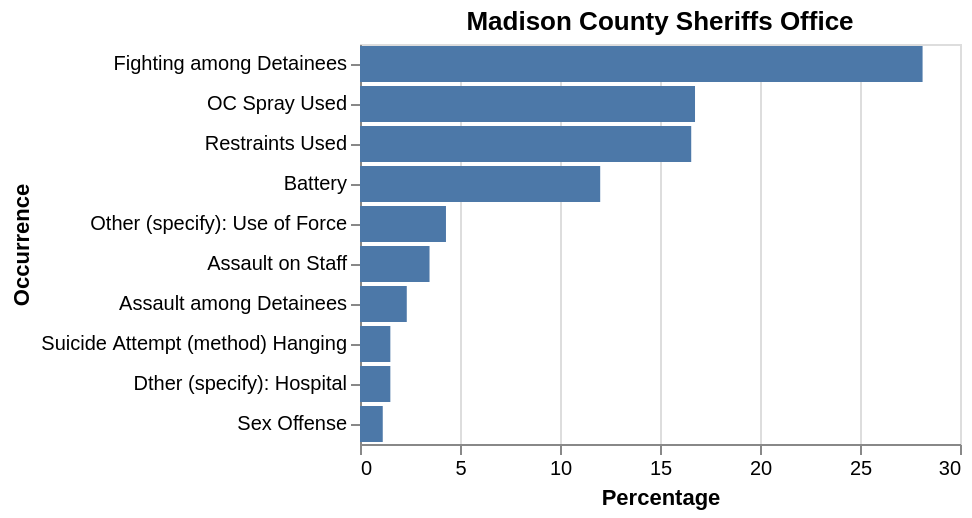

The notebook cell saved with this chart:
### Code cell
madison_county_percent

### Figure 1 — Vega-Lite specification as saved in the notebook (floating-point values rounded to 4 significant figures)
{"config": {"view": {"continuousWidth": 300, "continuousHeight": 300}}, "data": {"name": "data-60adc91d664408a58bfd666701b6f2c8"}, "mark": {"type": "bar"}, "encoding": {"x": {"field": "percentage", "title": "Percentage", "type": "quantitative"}, "y": {"field": "Cleaned Occurrences", "sort": "-x", "title": "Occurrence", "type": "nominal"}}, "title": "Madison County Sheriffs Office", "$schema": "https://vega.github.io/schema/vega-lite/v5.20.1.json", "datasets": {"data-60adc91d664408a58bfd666701b6f2c8": [{"Cleaned Occurrences": "Fighting among Detainees", "count": 445, "percentage": 28.13}, {"Cleaned Occurrences": "OC Spray Used", "count": 265, "percentage": 16.75}, {"Cleaned Occurrences": "Restraints Used", "count": 262, "percentage": 16.56}, {"Cleaned Occurrences": "Battery", "count": 190, "percentage": 12.01}, {"Cleaned Occurrences": "Other (specify): Use of Force", "count": 68, "percentage": 4.298}, {"Cleaned Occurrences": "Assault on Staff", "count": 55, "percentage": 3.477}, {"Cleaned Occurrences": "Assault among Detainees", "count": 37, "percentage": 2.339}, {"Cleaned Occurrences": "Suicide Attempt (method) Hanging", "count": 24, "percentage": 1.517}, {"Cleaned Occurrences": "Dther (specify): Hospital", "count": 24, "percentage": 1.517}, {"Cleaned Occurrences": "Sex Offense", "count": 18, "percentage": 1.138}]}}
